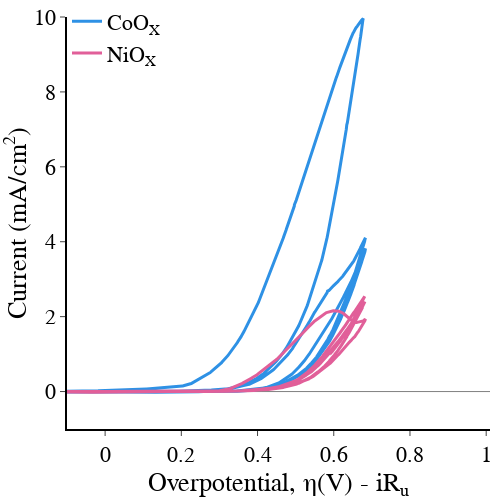

The code cell stored with this chart in its notebook:
### Code cell
import plotly.graph_objects as go
import pandas as pd
from pandas import DataFrame as df
import numpy as np
import plotly.express as px
from EC_data_processing_lib import get_header_length
from EC_data_processing_lib import analyse_file
from EC_data_processing_lib import get_decimal_separator
from Data_setup_Lares_Oxides import data_set #the correct python file must be chosen
import os
from galvani import BioLogic
fig_title = 'Lares Oxides'
fig = go.Figure()
colors = px.colors.qualitative.Dark24

for i in data_set:
    if not os.path.exists(data_set[i]['data_CV']):
    #     #print("File not found: " + file)
         continue
    if data_set[i]['data_CV'].endswith('mpt'):
        headerlength = get_header_length(data_set[i]['data_CV'])
        data = pd.read_csv(data_set[i]['data_CV'], encoding='ansi', sep="\t", decimal=get_decimal_separator(data_set[i]['data_CV']),  skiprows=range(headerlength))
        current_column = '<I>/mA'
    else:
        mpr_file = BioLogic.MPRfile(data_set[i]['data_CV'])
        data = pd.DataFrame(mpr_file.data)
        current_column = 'I/mA'
    cn = data['cycle number']
    # data = data[data['cycle number']== float(cn[-1:])] # allowing this comment will plot only the last scan. If you want to plot all of the scans then comment this out. 
    voltage = data['Ewe/V']
    current = data[current_column]
    current = current / data_set[i]['mass']
    voltage_corrected = data['Ewe/V'] - data[current_column] * data_set[i]['Ru']/1000 - data_set[i]['cal'] #does the iR correction converts to overpotential
    
    
    # j = 0
    # max_current = []
    # for j in range(int(cn.tail(1))):
    #     max_current.append(df.max(current.loc[data['cycle number']==j+1]))
        
    # print(data_set[i]['label'], max_current[0], max_current[2])

    fig.add_trace(go.Scatter(
        x=voltage_corrected,
        y=current,
        name= data_set[i]['label'],
        line_color = colors[data_set[i]['color_index']],
        line_width = 3,
    ))
fig.update_xaxes(range=[-0.1, 1.01],
    nticks=8,
    ticks='outside',
    showgrid=False, gridwidth=1, gridcolor='grey',
    zeroline=False, zerolinecolor='grey', zerolinewidth= 1,
    showline=True, linewidth=2, linecolor='black')

fig.update_yaxes(range=[-1, 10],
    nticks=7,
    showgrid=False, gridwidth=1, gridcolor='grey',
    ticks='outside',
    zeroline=True, zerolinecolor='grey', zerolinewidth= 1,
    showline=True, linewidth=2, linecolor='black')
fig.update_layout(
    #title="CV",
    
    xaxis_title="Overpotential, η(V) - iR<sub>u</sub>",
    yaxis_title="Current (mA/cm<sup>2</sup>)",
    font=dict(
        family="Arial, monospace",
        size=22,
        color="black"
        
    )
)

fig.update_layout({
    "plot_bgcolor": "rgba(0, 0, 0, 0)",
    'paper_bgcolor': 'rgba(255, 255, 255, 255)', 
    # 'paper_bgcolor': 'rgba(0, 0, 0, 0)',#sets the background to be transparent... might appear black in .jpeg but will be transparent in the .svg
},
width = 500,
height = 500,   
legend=dict(
    yanchor="top",
    y=1.04,
    xanchor="left",
    x=0
),
margin={'t':0,'l':0,'b':0,'r':10},
legend_font_size=22)

      

fig.show()

fig.write_image(fig_title +' Cyclic Voltammetry.jpeg')
fig.write_image(fig_title + ' Cyclic Voltammetry.svg')

### Figure 1 — Plotly figure (JSON) as saved in the notebook; plotly's stock layout.template omitted (floating-point values rounded to 4 significant figures; data arrays with more than 128 entries replaced by an {"elided": "..."} marker saying what was removed)
{"data": [{"line": {"color": "#2E91E5", "width": 3}, "name": "CoO<sub>X</sub>", "type": "scatter", "x": {"elided": "6007 float values"}, "y": {"elided": "6007 float values"}}, {"line": {"color": "#E15F99", "width": 3}, "name": "NiO<sub>X</sub>", "type": "scatter", "x": {"elided": "6009 float values"}, "y": {"elided": "6009 float values"}}], "layout": {"font": {"color": "black", "family": "Arial, monospace", "size": 22}, "height": 500, "legend": {"font": {"size": 22}, "x": 0, "xanchor": "left", "y": 1.04, "yanchor": "top"}, "margin": {"b": 0, "l": 0, "r": 10, "t": 0}, "paper_bgcolor": "rgba(255, 255, 255, 255)", "plot_bgcolor": "rgba(0, 0, 0, 0)", "width": 500, "xaxis": {"gridcolor": "grey", "gridwidth": 1, "linecolor": "black", "linewidth": 2, "nticks": 8, "range": [-0.1, 1.01], "showgrid": false, "showline": true, "ticks": "outside", "title": {"text": "Overpotential, η(V) - iR<sub>u</sub>"}, "zeroline": false, "zerolinecolor": "grey", "zerolinewidth": 1}, "yaxis": {"gridcolor": "grey", "gridwidth": 1, "linecolor": "black", "linewidth": 2, "nticks": 7, "range": [-1, 10], "showgrid": false, "showline": true, "ticks": "outside", "title": {"text": "Current (mA/cm<sup>2</sup>)"}, "zeroline": true, "zerolinecolor": "grey", "zerolinewidth": 1}}}
